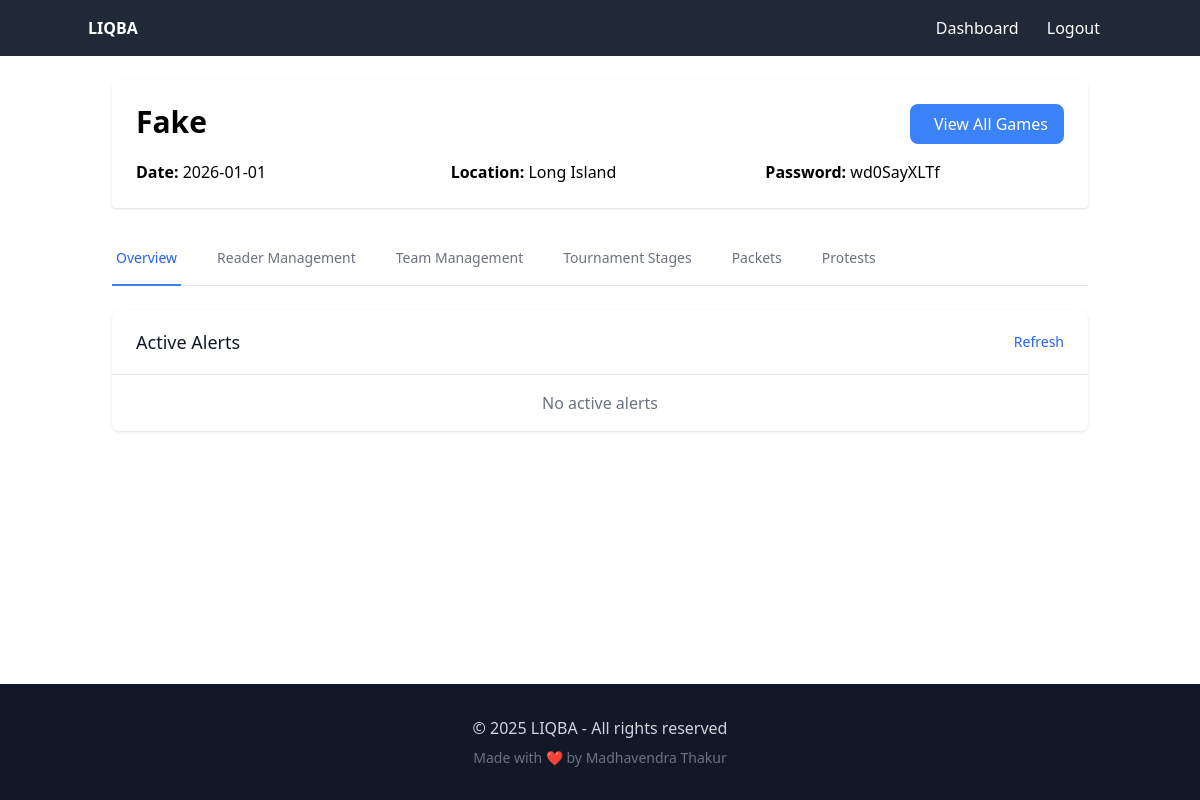
The app's page /admin/tournament/1 (signed in) with its own data.
### models/tournament.py (models this page shows, shortened)
class Tournament(db.Model):
    __tablename__ = 'tournament'
    id = db.Column(db.Integer, primary_key=True)
    name = db.Column(db.String(100), nullable=False)
    date = db.Column(db.Date, nullable=False)
    location = db.Column(db.String(100))
    password = db.Column(db.String(10), nullable=False)
    format_json = db.Column(db.Text, nullable=False, default='{}')  # JSON format with default value
    status = db.Column(db.String(20), default='planning')  # planning, registration, active, completed
    created_at = db.Column(db.DateTime, server_default=db.func.now())
    updated_at = db.Column(db.DateTime, server_default=db.func.now(), onupdate=db.func.now())
    games = db.relationship('Game', back_populates='tournament', lazy=True, cascade='all, delete-orphan')
    questions = db.relationship('Question', back_populates='tournament_rel', lazy=True, foreign_keys='Question.tournament_id')
    team_aliases = db.relationship('TeamAlias', back_populates='tournament', lazy=True, cascade='all, delete-orphan')
    reader_assignments = db.relationship(
        'ReaderTournament',
        back_populates='tournament',
        cascade='all, delete-orphan',
        single_parent=True
    )
    readers = association_proxy(
        'reader_assignments', 'reader',
        creator=lambda r: ReaderTournament(reader=r)
    )
    @property
    def format(self):
        return json.loads(self.format_json)
    @format.setter
    def format(self, value):
        if isinstance(value, str):
            self.format_json = value
        else:
            self.format_json = json.dumps(value)
    def get_max_rooms(self):
        print(f"\n=== DEBUG: get_max_rooms() called ===")
        print(f"Tournament ID: {self.id}, Name: {self.name}")
        print(f"Format JSON: {self.format_json}")
        if not self.format_json:
            print("DEBUG: No format_json found, returning 0")
            return 0
        max_rooms = 0
        try:
            format_data = self.format
            print(f"Parsed format data: {format_data}")
            if 'tournament_format' not in format_data:
                print("DEBUG: No 'tournament_format' key in format_data")
                return 0
            tournament_format = format_data['tournament_format']
            if 'stages' not in tournament_format:
                print("DEBUG: No 'stages' key in tournament_format")
                return 0
            print(f"Found {len(tournament_format['stages'])} stages")
            for stage_idx, stage in enumerate(tournament_format['stages'], 1):
                print(f"\nStage {stage_idx}:")
                print(f"Stage data: {stage}")
                if 'rounds' not in stage:
                    print(f"  No 'rounds' in stage {stage_idx}")
                    continue
                print(f"  Found {len(stage['rounds'])} rounds")
                for round_idx, round_data in enumerate(stage['rounds'], 1):
                    print(f"  Round {round_idx}:")
                    print(f"  Round data: {round_data}")
                    if 'pairings' in round_data:
                        num_games = len(round_data['pairings'])
                        print(f"    Found {num_games} pairings in this round")
                        if num_games > max_rooms:
                            max_rooms = num_games
                            print(f"    New max_rooms: {max_rooms}")
                    else:
                        print("    No 'pairings' key in round data")
        except json.JSONDecodeError as e:
            print(f"ERROR: Failed to parse format_json: {e}")
            return 0
        except Exception as e:
            print(f"ERROR in get_max_rooms: {str(e)}")
            import traceback
            traceback.print_exc()
            return 0
        print(f"\nFinal max_rooms: {max_rooms}")
        print("=== END DEBUG ===\n")
        return max_rooms

### controllers/admin_controller.py (the view, shortened to what this page needs)
@admin_bp.route('/tournament/<int:tournament_id>', methods=['GET', 'POST'])
@admin_login_required
def tournament_details(tournament_id):
    try:
        tournament = Tournament.query.options(
            db.joinedload(Tournament.reader_assignments).joinedload(ReaderTournament.reader)
        ).get_or_404(tournament_id)
        format_data = json.loads(tournament.format_json)
        if not isinstance(format_data, dict):
            flash('Invalid tournament format data', 'error')
            return redirect(url_for('admin.dashboard'))
        games = Game.query.filter_by(tournament_id=tournament.id).all()
        completed_stages = set()
        stage_games = {}
        for game in games:
            stage_id = str(game.stage_id) if game.stage_id else '1'  # Default to stage 1 if not set
            if stage_id not in stage_games:
                stage_games[stage_id] = []
            stage_games[stage_id].append(game)
        for stage_id, stage_games_list in stage_games.items():
            if all(game.result is not None and game.result != -2 for game in stage_games_list):
                completed_stages.add(stage_id)
        team_aliases = TeamAlias.query.filter_by(tournament_id=tournament.id).order_by(TeamAlias.stage_id).all()
        players = Player.query.join(
            TeamAlias, Player.alias_id == TeamAlias.id
        ).filter(
            TeamAlias.tournament_id == tournament.id
        ).all()
        team_players = {}
        for player in players:
            if player.team_id not in team_players:
                team_players[player.team_id] = []
            team_players[player.team_id].append(player)
        prelim_teams = {alias.team_id: alias.team_name
                       for alias in team_aliases
                       if alias.stage_id == 1}
        stage_seeded_teams = {}
        assigned_teams = {}
        for team_id, team_name in prelim_teams.items():
            assigned_teams[team_id] = {
                'name': team_name,
                'players': [p.name for p in team_players.get(team_id, [])]
            }
        for alias in team_aliases:
            if alias.stage_id > 1:
                if alias.stage_id not in stage_seeded_teams:
                    stage_seeded_teams[alias.stage_id] = {}
                team_name = prelim_teams.get(alias.team_id, alias.team_name)
                stage_seeded_teams[alias.stage_id][alias.placeholder or alias.team_id] = {
                    'id': alias.team_id,
                    'name': team_name
                }
        seeded_teams = {}
        for game in games:
            if game.stage_id and game.stage_id > 1:  # Non-prelim stages
                if game.team1 and game.team1 not in seeded_teams:
                    seeded_teams[game.team1] = assigned_teams.get(game.team1, game.team1)
                if game.team2 and game.team2 not in seeded_teams:
                    seeded_teams[game.team2] = assigned_teams.get(game.team2, game.team2)
        stage_teams = {}
        for stage in format_data.get('tournament_format', {}).get('stages', []):
            stage_id = stage.get('stage_id')
            if stage_id not in stage_teams:
                stage_teams[stage_id] = set()
            for rnd in stage.get('rounds', []):
                for pairing in rnd.get('pairings', []):
                    for team in pairing.get('teams', []):
                        if team:  # Only add non-empty team IDs
                            stage_teams[stage_id].add(team)
        prelim_teams = sorted(stage_teams.get(1, set()))
        unassigned_teams = [t for t in prelim_teams if t not in assigned_teams]
        stage_placeholders = {}
        for stage_id, teams in stage_teams.items():
            if stage_id == 1:  # Skip prelims
                continue
            team_placeholders = set()
            for team in teams:
                if team.startswith(('W', 'L')) and team[1:].isdigit():
                    team_placeholders.add(f"T{team[1:]}")
                elif team.startswith('T') and team[1:].isdigit():
                    team_placeholders.add(team)
            stage_placeholders[stage_id] = sorted(team_placeholders)
        prelim_games = [g for g in games if g.stage_id == 1]
        prelims_done = len(prelim_games) > 0 and all(
            game.result is not None and game.result != -2
            for game in prelim_games
        )
        question_counts = {}
        tossup_counts = {}
        bonus_counts = {}
        questions = Question.query.filter_by(tournament_id=tournament_id).all()
        for q in questions:
            key = (q.stage, q.round)
            question_counts[key] = question_counts.get(key, 0) + 1
            if not q.is_bonus:
                tossup_counts[key] = tossup_counts.get(key, 0) + 1
            else:
                bonus_counts[key] = bonus_counts.get(key, 0) + 1
        assigned_rooms = [ra.room_number for ra in tournament.reader_assignments] if tournament.reader_assignments else []
        return render_template('admin/tournament_details.html',
                           tournament=tournament,
                           format_data=format_data,
                           prelims_done=prelims_done,
                           completed_stages=completed_stages,
                           assigned_teams=assigned_teams,
                           unassigned_teams=unassigned_teams,
                           seeded_teams=seeded_teams,
                           stage_placeholders=stage_placeholders,
                           team_aliases=team_aliases,
                           stage_seeded_teams=stage_seeded_teams,
                           question_counts=question_counts,
                           tossup_counts=tossup_counts,
                           bonus_counts=bonus_counts,
                           assigned_rooms=assigned_rooms)
    except Exception as e:
        db.session.rollback()
        print(f"Error in tournament_details: {str(e)}")
        import traceback
        traceback.print_exc()
        flash('An error occurred while loading tournament details', 'danger')
        return redirect(url_for('admin.dashboard'))

### controllers/admin_controller.py (called while the page is built)
def admin_login_required(f):
    @wraps(f)
    def decorated_function(*args, **kwargs):
        if 'admin_id' not in session:
            flash('Please login first', 'warning')
            return redirect(url_for('admin.login'))
        return f(*args, **kwargs)
    return decorated_function

@admin_bp.before_request
def check_password_change():
    if 'admin_id' not in session or request.endpoint in ['admin.logout', 'admin.change_password', 'static']:
        return
    admin = Admin.query.get(session['admin_id'])
    if admin and admin.needs_password_change:
        if request.endpoint != 'admin.change_password':
            return redirect(url_for('admin.change_password'))

### controllers/reader_controller.py (called while the page is built)
@login_manager.user_loader
def load_reader(reader_id):
    return Reader.query.get(int(reader_id))

### templates/admin/tournament_details.html (shortened to what this page needs)
<!DOCTYPE html>
<html lang="en">
<head>
  <script src="https://cdn.tailwindcss.com"></script>
</head>
<body class="min-h-screen flex flex-col">
  <nav class="bg-gray-800 text-white p-4">
    <div class="container mx-auto flex justify-between">
      <a href="{{ url_for('index') }}" class="font-bold hover:underline">LIQBA</a>
      <div>
        <a href="{{ url_for('admin.dashboard') }}" class="px-3 hover:underline">Dashboard</a>
        <a href="{{ url_for('admin.logout') }}" class="px-3 hover:underline">Logout</a>
      </div>
    </div>
  </nav>
  <main class="container mx-auto flex-grow p-6">
    <div class="max-w-5xl mx-auto">
      <div class="bg-white p-6 rounded shadow mb-6">
        <div class="flex justify-between items-start mb-4">
          <h2 class="text-3xl font-bold">{{ tournament.name }}</h2>
          <a href="{{ url_for('admin.list_tournament_games', tournament_id=tournament.id) }}"
             class="bg-blue-500 hover:bg-blue-600 text-white py-2 px-4 rounded-lg flex items-center">
             View All Games
          </a>
        </div>
        <div class="grid grid-cols-1 md:grid-cols-3 gap-4">
          <p><span class="font-semibold">Date:</span> {{ tournament.date }}</p>
          <p><span class="font-semibold">Location:</span> {{ tournament.location }}</p>
          <p><span class="font-semibold">Password:</span> {{ tournament.password }}</p>
        </div>
      </div>
      <div class="border-b border-gray-200 mb-6">
        <nav class="-mb-px flex space-x-8" aria-label="Tabs">
          <button onclick="showTab('overview')" id="overview-tab" class="tab-button whitespace-nowrap py-4 px-1 border-b-2 font-medium text-sm border-blue-500 text-blue-600">
            Overview
          </button>
          <button onclick="showTab('readers')" id="readers-tab" class="tab-button whitespace-nowrap py-4 px-1 border-b-2 font-medium text-sm border-transparent text-gray-500 hover:text-gray-700 hover:border-gray-300">
            Reader Management
          </button>
          <button onclick="showTab('teams')" id="teams-tab" class="tab-button whitespace-nowrap py-4 px-1 border-b-2 font-medium text-sm border-transparent text-gray-500 hover:text-gray-700 hover:border-gray-300">
            Team Management
          </button>
          <button onclick="showTab('stages')" id="stages-tab" class="tab-button whitespace-nowrap py-4 px-1 border-b-2 font-medium text-sm border-transparent text-gray-500 hover:text-gray-700 hover:border-gray-300">
            Tournament Stages
          </button>
          <button onclick="showTab('packets')" id="packets-tab" class="tab-button whitespace-nowrap py-4 px-1 border-b-2 font-medium text-sm border-transparent text-gray-500 hover:text-gray-700 hover:border-gray-300">
            Packets
          </button>
          <button onclick="showTab('protests')" id="protests-tab" class="tab-button whitespace-nowrap py-4 px-1 border-b-2 font-medium text-sm border-transparent text-gray-500 hover:text-gray-700 hover:border-gray-300">
            Protests
          </button>
        </nav>
      </div>
      <div class="tab-content">
        <div id="overview-tab-content" class="tab-pane">
          <div class="mb-8" id="alerts-container">
        <div class="bg-white shadow overflow-hidden sm:rounded-lg">
          <div class="px-4 py-5 sm:px-6 border-b border-gray-200">
            <div class="flex justify-between items-center">
              <h3 class="text-lg leading-6 font-medium text-gray-900">Active Alerts</h3>
              <button id="refreshAlertsBtn" class="text-blue-600 hover:text-blue-800 text-sm font-medium">
                 Refresh
              </button>
            </div>
          </div>
          <div class="bg-white overflow-hidden">
            <div id="alerts-list" class="divide-y divide-gray-200">
            </div>
          </div>
        </div>
      </div>
        </div>
        </div>
        </div>
  </main>
    <footer class="bg-gray-900 text-gray-300 py-8 mt-auto">
      <div class="container mx-auto px-4 text-center">
        <p>© 2025 LIQBA - All rights reserved</p>
        <p class="text-sm text-gray-500 mt-2">Made with ❤️ by Madhavendra Thakur</p>
      </div>
    </footer>
</body>
</html>

### records on screen
Tournament: name "Fake", date "2026-01-01", location "Long Island", password "wd0SayXLTf"
